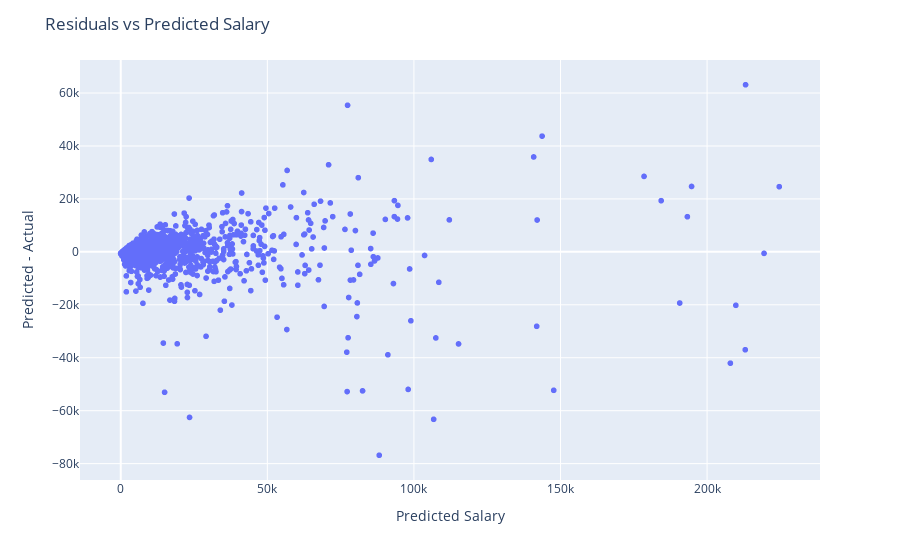
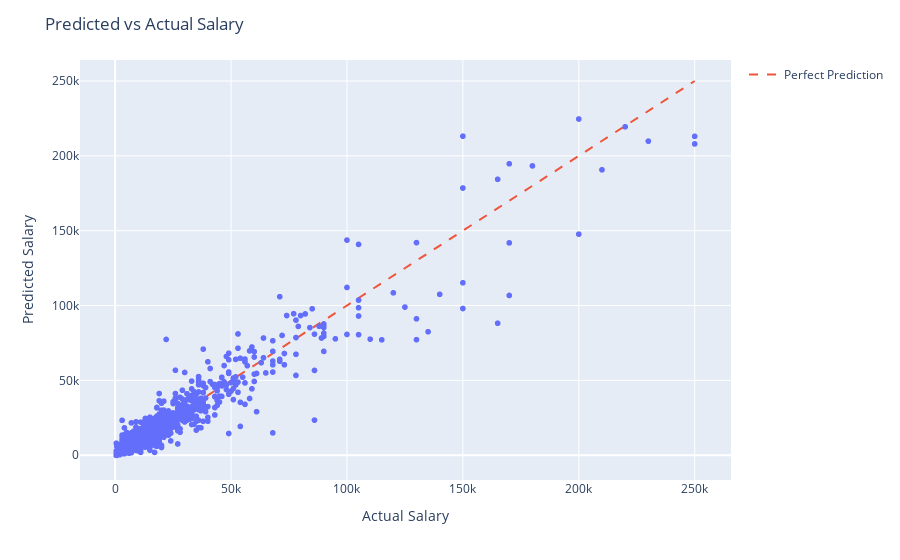
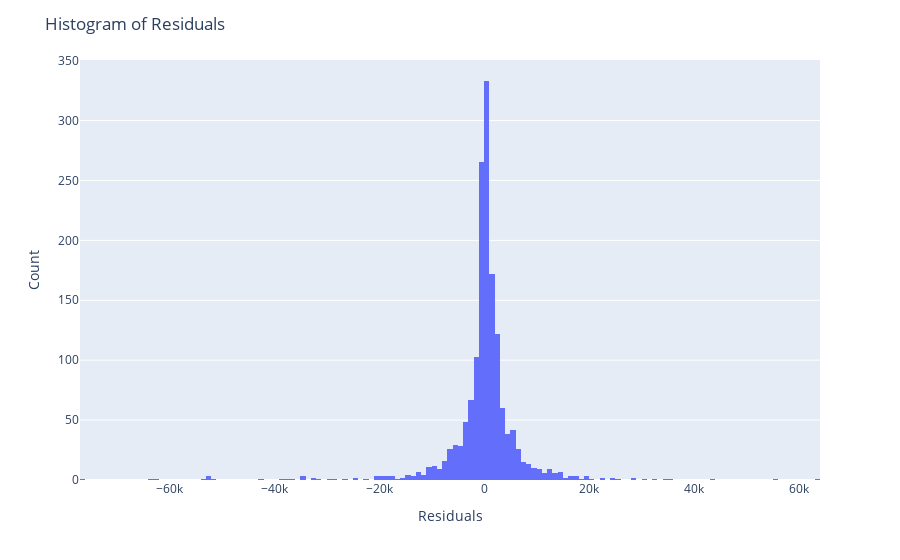

Notebook cell for these charts, in order:
### Code cell
plot(prediction_df[prediction_df.Model == 'LightGBM'])

### Figure 1 — Plotly figure (JSON) as saved in the notebook; plotly's stock layout.template omitted (floating-point values rounded to 4 significant figures; data arrays with more than 128 entries replaced by an {"elided": "..."} marker saying what was removed)
{"data": [{"customdata": {"elided": "1566x1 str values"}, "hovertemplate": "Predicted Salary=%{x}<br>Residuals=%{y}<br>PlayerName=%{customdata[0]}<extra></extra>", "legendgroup": "", "marker": {"color": "#636efa", "symbol": "circle"}, "mode": "markers", "name": "", "showlegend": false, "type": "scattergl", "x": {"elided": "1566 int values"}, "xaxis": "x", "y": {"elided": "1566 int values"}, "yaxis": "y"}], "layout": {"legend": {"tracegroupgap": 0}, "margin": {"t": 60}, "title": {"text": "Residuals vs Predicted Salary"}, "xaxis": {"anchor": "y", "domain": [0, 1], "title": {"text": "Predicted Salary"}}, "yaxis": {"anchor": "x", "domain": [0, 1], "title": {"text": "Predicted - Actual"}}}}

### Figure 2 — Plotly figure (JSON) as saved in the notebook; plotly's stock layout.template omitted (floating-point values rounded to 4 significant figures; data arrays with more than 128 entries replaced by an {"elided": "..."} marker saying what was removed)
{"data": [{"customdata": {"elided": "1566x1 str values"}, "hovertemplate": "Actual Salary=%{x}<br>Predicted Salary=%{y}<br>PlayerName=%{customdata[0]}<extra></extra>", "legendgroup": "", "marker": {"color": "#636efa", "symbol": "circle"}, "mode": "markers", "name": "", "showlegend": false, "type": "scattergl", "x": {"elided": "1566 int values"}, "xaxis": "x", "y": {"elided": "1566 int values"}, "yaxis": "y"}, {"line": {"dash": "dash"}, "mode": "lines", "name": "Perfect Prediction", "type": "scatter", "x": [500, 250000], "y": [500, 250000]}], "layout": {"legend": {"tracegroupgap": 0}, "margin": {"t": 60}, "title": {"text": "Predicted vs Actual Salary"}, "xaxis": {"anchor": "y", "domain": [0, 1], "title": {"text": "Actual Salary"}}, "yaxis": {"anchor": "x", "domain": [0, 1], "title": {"text": "Predicted Salary"}}}}

### Figure 3 — Plotly figure (JSON) as saved in the notebook; plotly's stock layout.template omitted (floating-point values rounded to 4 significant figures; data arrays with more than 128 entries replaced by an {"elided": "..."} marker saying what was removed)
{"data": [{"alignmentgroup": "True", "bingroup": "x", "hovertemplate": "Residuals=%{x}<br>count=%{y}<extra></extra>", "legendgroup": "", "marker": {"color": "#636efa", "pattern": {"shape": ""}}, "name": "", "offsetgroup": "", "orientation": "v", "showlegend": false, "type": "histogram", "x": {"elided": "1566 int values"}, "xaxis": "x", "yaxis": "y"}], "layout": {"barmode": "relative", "legend": {"tracegroupgap": 0}, "margin": {"t": 60}, "title": {"text": "Histogram of Residuals"}, "xaxis": {"anchor": "y", "domain": [0, 1], "title": {"text": "Residuals"}}, "yaxis": {"anchor": "x", "domain": [0, 1], "title": {"text": "Count"}}}}
